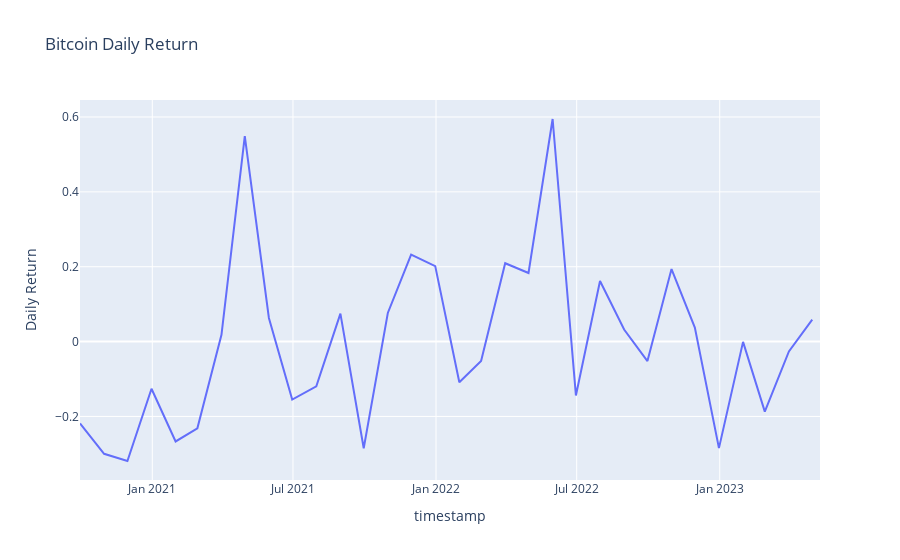

Notebook cell for this chart:
### Code cell
fig = px.line(bitcoin_df, x="timestamp", y="Daily Return", title='Bitcoin Daily Return')
fig.show()

### Figure 1 — Plotly figure (JSON) as saved in the notebook; plotly's stock layout.template omitted (floating-point values rounded to 4 significant figures)
{"data": [{"hovertemplate": "timestamp=%{x}<br>Daily Return=%{y}<extra></extra>", "legendgroup": "", "line": {"color": "#636efa", "dash": "solid"}, "marker": {"symbol": "circle"}, "mode": "lines", "name": "", "orientation": "v", "showlegend": false, "type": "scatter", "x": ["2023-05-10", "2023-04-30", "2023-03-31", "2023-02-28", "2023-01-31", "2022-12-31", "2022-11-30", "2022-10-31", "2022-09-30", "2022-08-31", "2022-07-31", "2022-06-30", "2022-05-31", "2022-04-30", "2022-03-31", "2022-02-28", "2022-01-31", "2021-12-31", "2021-11-30", "2021-10-31", "2021-09-30", "2021-08-31", "2021-07-31", "2021-06-30", "2021-05-31", "2021-04-30", "2021-03-31", "2021-02-28", "2021-01-31", "2020-12-31", "2020-11-30", "2020-10-31", "2020-09-30"], "xaxis": "x", "y": [null, 0.05881, -0.02627, -0.187, -0.0007104, -0.2847, 0.03755, 0.1938, -0.05213, 0.0323, 0.1618, -0.1439, 0.5947, 0.1833, 0.2094, -0.05164, -0.1087, 0.2015, 0.2322, 0.07637, -0.2851, 0.07477, -0.1197, -0.1548, 0.06303, 0.5487, 0.01813, -0.2316, -0.2668, -0.126, -0.319, -0.2998, -0.2186], "yaxis": "y"}], "layout": {"legend": {"tracegroupgap": 0}, "title": {"text": "Bitcoin Daily Return"}, "xaxis": {"anchor": "y", "domain": [0, 1], "title": {"text": "timestamp"}}, "yaxis": {"anchor": "x", "domain": [0, 1], "title": {"text": "Daily Return"}}}}
